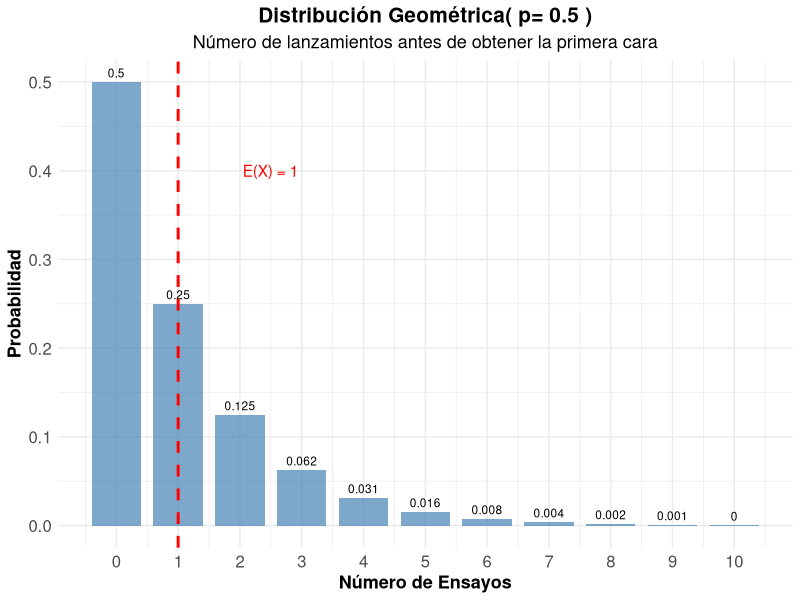
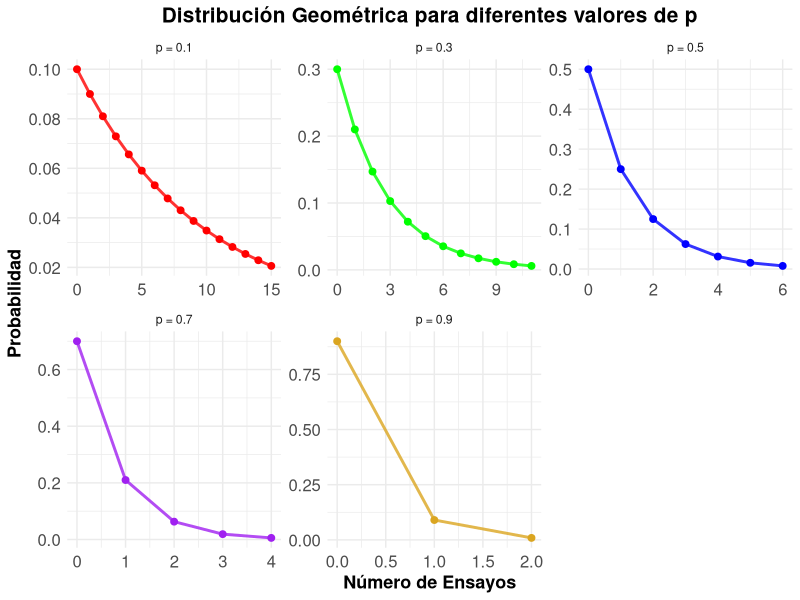
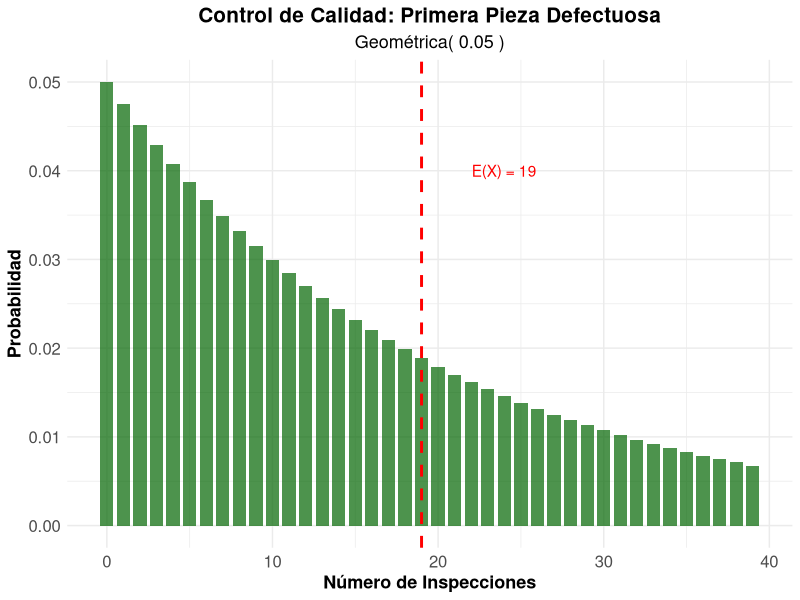
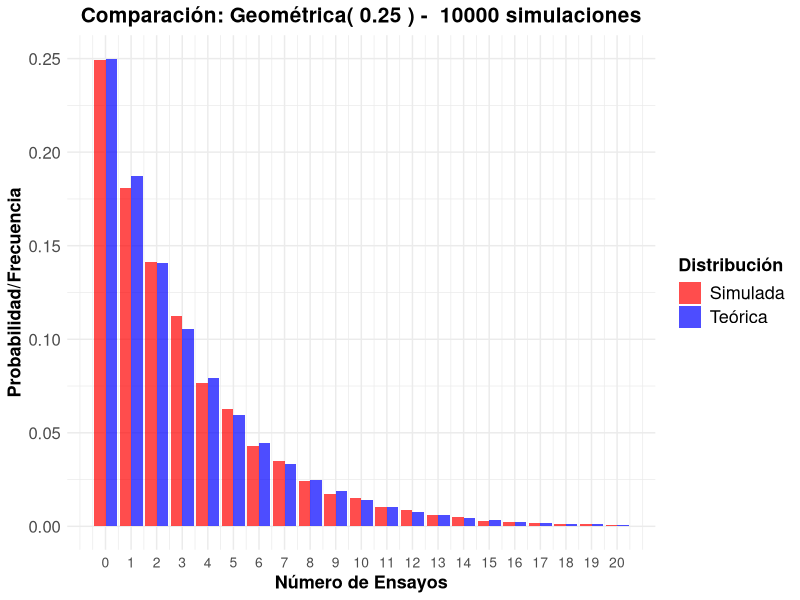
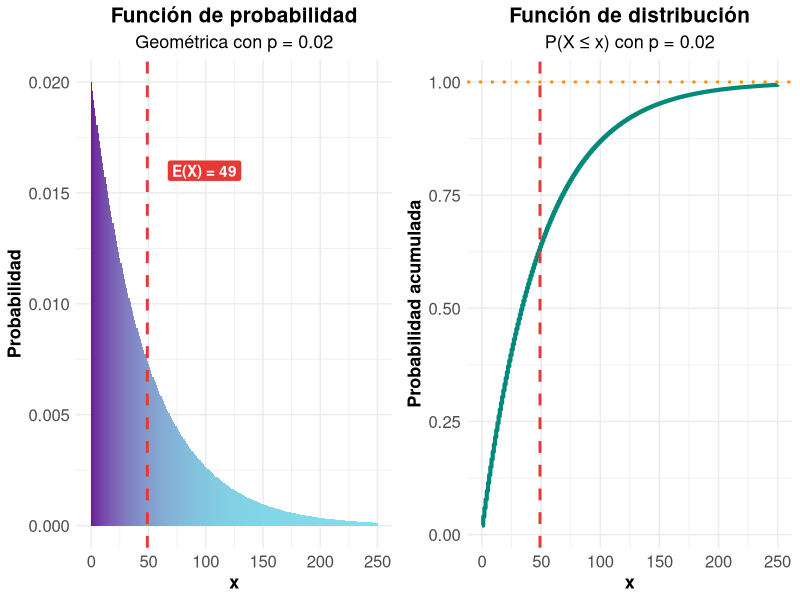
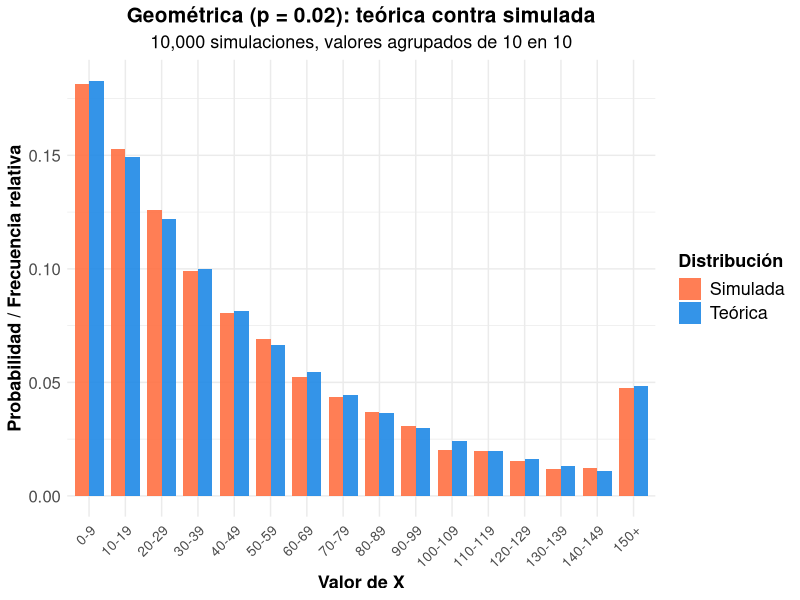
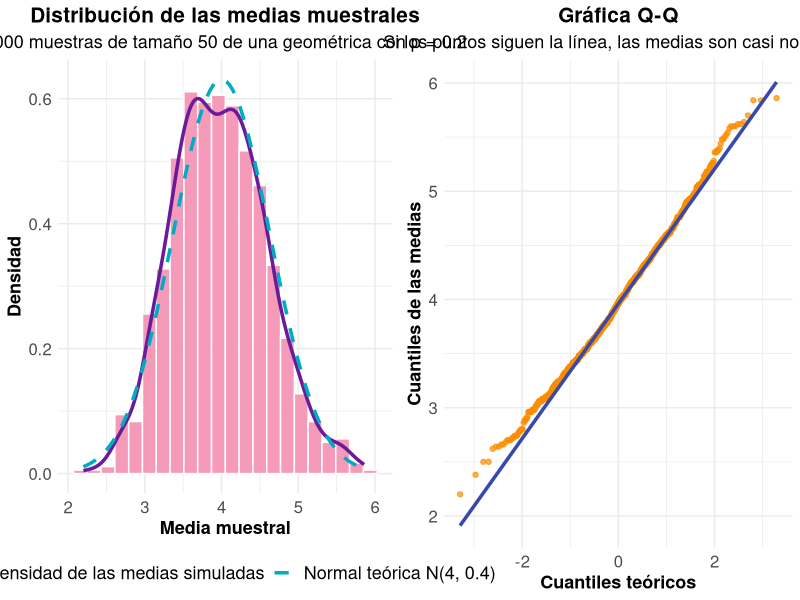

Source code (R) for these figures, in order:
## ---- chunk 1
#| label: setup
#| include: false

library(tidyverse)
library(kableExtra)
library(gridExtra)
library(tidyr)
## ---- chunk 2
#| label: moneda-geometrica
#| code-fold: true

# Parámetro
p_cara <- 0.5

# Calcular probabilidades para los primeros 11 ensayos
k_moneda <- 0:10
# Prefijo d (density) sufijo es el de la va
prob_geometrica <- dgeom(k_moneda , p_cara)  

# Crear tabla
geometrica_moneda <- data.frame(
  Ensayo = k_moneda,
  Probabilidad = prob_geometrica,
  Prob_Acumulada = pgeom(k_moneda, p_cara)
)

kable(geometrica_moneda, 
      caption = "Distribución Geométrica - Primera cara (p = 0.5)",
      digits = 4,
      col.names = c("Ensayo", "P(X = x)", "P(X ≤ x)")) %>%
  kable_styling(bootstrap_options = "striped")

# Parámetros estadísticos
media_moneda <- (1-p_cara) / p_cara
varianza_moneda <- (1 - p_cara) / (p_cara^2)
desv_std_moneda <- sqrt(varianza_moneda)


cat("Media (ensayos esperados):", media_moneda, "\n")
cat("Varianza:", varianza_moneda, "\n")
cat("Desviación estándar:", round(desv_std_moneda, 4), "\n")

## ---- chunk 3
#| code-fold: true
#| fig-align: center


#| label: grafico-geometrica-basico
#| fig-cap: "Distribución Geométrica - Primera cara en lanzamiento de moneda"
ggplot(geometrica_moneda, aes(x = Ensayo, y = Probabilidad)) +
  geom_col(fill = "steelblue", alpha = 0.7, width = 0.8) +
  geom_text(aes(label = round(Probabilidad, 3)), vjust = -0.5, size = 3) +
  geom_vline(xintercept = media_moneda, color = "red", linetype = "dashed", linewidth = 1) +
  annotate("text", x = media_moneda + 1.5, y = max(prob_geometrica) * 0.8, 
           label = paste("E(X) =", media_moneda), color = "red") +
  scale_x_continuous(breaks = k_moneda) +
  labs(title = paste("Distribución Geométrica( p=", p_cara, ")"),
       subtitle = "Número de lanzamientos antes de obtener la primera cara",
       x = "Número de Ensayos",
       y = "Probabilidad") +
  theme_minimal() +
  theme(
    legend.title = element_text(size=13, face="bold"),
    legend.text = element_text(size=13),
    plot.title = element_text(size=15, face="bold", hjust = 0.5),
    plot.subtitle = element_text(size=13, hjust = 0.5),
    axis.text.x=element_text(size=12),
    axis.text.y=element_text(size=12),
    axis.title.x = element_text(face="bold", size=13),
    axis.title.y = element_text(face="bold", size=13)
    # panel.grid.major.y = element_line(color = "#ECF0F1", linewidth = 0.5,
    #   linetype = "dashed"),
    # panel.grid.minor.y = element_blank(),
    # panel.grid.major.x = element_blank(),
    # panel.background = element_rect(fill = "#FAFAFA", color = NA),
    # plot.background = element_rect(fill = "white", color = NA)
  )
## ---- chunk 4
#| label: diferentes-p
#| code-fold: true


# Diferentes probabilidades de éxito
p_values <- c(0.1, 0.3, 0.5, 0.7, 0.9)
k_max <- 15

# Crear data frame para comparación
geometrica_comp <- data.frame()
for(p in p_values) {
  k_vals <- 0:k_max
  probs <- dgeom(k_vals, p)  
  
  temp_data <- data.frame(
    p_label = paste("p =", p),
    k = k_vals,
    probabilidad = probs,
    media = (1-p)/p,
    varianza = (1-p)/(p^2)
  )
  geometrica_comp <- rbind(geometrica_comp, temp_data)
}

# Tabla de parámetros
parametros_comp <- data.frame(
  p = p_values,
  Media = (1-p_values)/p_values,
  Varianza = (1-p_values)/(p_values^2),
  Desv_Std = sqrt((1-p_values)/(p_values^2))
)

kable(parametros_comp, 
      caption = "Parámetros de la distribución geométrica para diferentes valores de p",
      digits = 4,
      col.names = c("p", "Media", "Varianza", "Desv. Std")) |> 
  kable_styling(bootstrap_options = "striped")
## ---- chunk 5
#| label: grafico-diferentes-p
#| code-fold: true
#| fig-align: center
#| fig-cap: "Distribución Geométrica para diferentes valores de p"
# Filtrar para mejor visualización
geometrica_filtered <- geometrica_comp[geometrica_comp$probabilidad > 0.005, ]

ggplot(geometrica_filtered, aes(x = k, y = probabilidad, color = p_label)) +
  geom_line(linewidth = 1, alpha = 0.8, show.legend = FALSE) +
  geom_point(size = 2, show.legend = FALSE) +
  scale_color_manual(values = c("red", "green", "blue", "purple", "goldenrod")) +
  facet_wrap(~p_label, scales = "free") +
  labs(title = "Distribución Geométrica para diferentes valores de p",
       x = "Número de Ensayos",
       y = "Probabilidad",
       color = "Parámetro") +
  theme_minimal() +
  theme(
    legend.title = element_text(size=13, face="bold"),
    legend.text = element_text(size=13),
    plot.title = element_text(size=15, face="bold", hjust = 0.5),
    plot.subtitle = element_text(size=13, hjust = 0.5),
    axis.text.x=element_text(size=12),
    axis.text.y=element_text(size=12),
    axis.title.x = element_text(face="bold", size=13),
    axis.title.y = element_text(face="bold", size=13)
    # panel.grid.major.y = element_line(color = "#ECF0F1", linewidth = 0.5,
    #   linetype = "dashed"),
    # panel.grid.minor.y = element_blank(),
    # panel.grid.major.x = element_blank(),
    # panel.background = element_rect(fill = "#FAFAFA", color = NA),
    # plot.background = element_rect(fill = "white", color = NA)
  )
## ---- chunk 6
#| label: falta-memoria
#| code-fold: true

# Demostración de la propiedad de falta de memoria
p_mem <- 0.3
s <- 5
t <- 3

# P(X >= s + t)
prob_s_t <- 1 - pgeom(s + t-1, p_mem)  

# P(X >= s) 
prob_s <- 1- pgeom(s-1, p_mem)

# P(X >= t) 
prob_t <- 1- pgeom(t-1, p_mem)

# P(X >= s + t | X >= s) = P(X >= s + t) / P(X >= s)
prob_condicional <- prob_s_t / prob_s

cat("Demostración de la Propiedad de Falta de Memoria:\n")
cat("Parámetros: p =", p_mem, ", s =", s, ", t =", t, "\n\n")
cat("P(X  ≥", s+t, ") =", round(prob_s_t, 6), "\n")
cat("P(X  ≥", s, ") =", round(prob_s, 6), "\n")
cat("P(X  ≥", t, ") =", round(prob_t, 6), "\n\n")
cat("P(X  ≥", s+t, "| X  ≥", s, ") =", round(prob_condicional, 6), "\n")
cat("P(X  ≥", t, ") =", round(prob_t, 6), "\n\n")
cat("¿Son iguales?", abs(prob_condicional - prob_t) < 1e-10, "\n")
## ---- chunk 7
#| label: control-calidad-geometrica
#| code-fold: true
#| fig-align: center
# Parámetros
p_defecto_geom <- 0.05

# Parámetros estadísticos
media_defecto <- (1-p_defecto_geom) / p_defecto_geom
varianza_defecto <- (1 - p_defecto_geom) / (p_defecto_geom^2)
desv_std_defecto <- sqrt(varianza_defecto)

cat("Control de Calidad - Primera pieza defectuosa:\n")
cat("Probabilidad de defecto por pieza:", p_defecto_geom, "\n")
cat("Número esperado de inspecciones:", media_defecto, "\n")
cat("Desviación estándar:", round(desv_std_defecto, 2), "\n\n")

# Probabilidades específicas
k_calidad <- 0:50
prob_calidad <- dgeom(k_calidad, p_defecto_geom)

# Preguntas de interés
prob_primera_10 <- sum(prob_calidad[1:10])
prob_mas_20 <- 1 - sum(prob_calidad[1:20])
prob_entre_10_30 <- sum(prob_calidad[10:30])

cat("Probabilidades de interés:\n")
cat("P(primera defectuosa en ≤ 10 inspecciones):", round(prob_primera_10, 4), "\n")
cat("P(primera defectuosa en > 20 inspecciones):", round(prob_mas_20, 4), "\n")
cat("P(primera defectuosa entre 10 y 30 inspecciones):", round(prob_entre_10_30, 4), "\n")



# Visualización
calidad_data <- data.frame(
  k = k_calidad[1:40],
  probabilidad = prob_calidad[1:40]
)

ggplot(calidad_data, aes(x = k, y = probabilidad)) +
  geom_col(fill = "darkgreen", alpha = 0.7, width = 0.8) +
  geom_vline(xintercept = media_defecto, color = "red", linetype = "dashed", linewidth = 1) +
  annotate("text", x = media_defecto + 5, y = max(prob_calidad) * 0.8, 
           label = paste("E(X) =", media_defecto), color = "red") +
  labs(title = "Control de Calidad: Primera Pieza Defectuosa",
       subtitle = paste("Geométrica(", p_defecto_geom, ")"),
       x = "Número de Inspecciones",
       y = "Probabilidad") +
  theme_minimal() +
  theme(
    legend.title = element_text(size=13, face="bold"),
    legend.text = element_text(size=13),
    legend.position = "bottom",
    plot.title = element_text(size=15, face="bold", hjust = 0.5),
    plot.subtitle = element_text(size=13, hjust = 0.5),
    axis.text.x=element_text(size=12),
    axis.text.y=element_text(size=12),
    axis.title.x = element_text(face="bold", size=13),
    axis.title.y = element_text(face="bold", size=13)
    # panel.grid.major.y = element_line(color = "#ECF0F1", linewidth = 0.5,
    #   linetype = "dashed"),
    # panel.grid.minor.y = element_blank(),
    # panel.grid.major.x = element_blank(),
    # panel.background = element_rect(fill = "#FAFAFA", color = NA),
    # plot.background = element_rect(fill = "white", color = NA)
  )
## ---- chunk 8
#| label: simulacion-geometrica
#| code-fold: true

p_sim <- 0.25
n_sim <- 10000

# Generar datos geométricos 
datos_geom <- rgeom(n_sim, p_sim) 

# Estadísticas observadas
media_obs <- mean(datos_geom)
var_obs <- var(datos_geom)
desv_obs <- sd(datos_geom)

# Valores teóricos
media_teo <- (1-p_sim) / p_sim
var_teo <- (1 - p_sim) / (p_sim^2)
desv_teo <- sqrt(var_teo)

cat("Simulación Geométrica (p =", p_sim, "):\n")
cat("Simulaciones:", n_sim, "\n\n")
cat("Media teórica:", media_teo, "| Media observada:", round(media_obs, 4), "\n")
cat("Varianza teórica:", var_teo, "| Varianza observada:", round(var_obs, 4), "\n")
cat("Desv. Std teórica:", round(desv_teo, 4), "| Desv. Std observada:", round(desv_obs, 4), "\n")

# Comparar distribuciones
freq_obs <- table(datos_geom[datos_geom <= 20]) / n_sim
k_comp <- as.numeric(names(freq_obs))
prob_teo <- dgeom(k_comp, p_sim)

comparacion_sim <- data.frame(
  k = k_comp,
  Freq_Observada = as.numeric(freq_obs),
  Prob_Teorica = prob_teo,
  Diferencia = abs(as.numeric(freq_obs) - prob_teo)
)

kable(head(comparacion_sim, 12), 
      caption = "Comparación frecuencias observadas vs probabilidades teóricas",
      digits = 4,
      col.names = c("k", "Freq. Observada", "Prob. Teórica", "Diferencia")) %>%
  kable_styling(bootstrap_options = "striped")
## ---- chunk 9
#| code-fold: true
#| fig-align: center

comp_sim_long <- comparacion_sim |> 
  pivot_longer(cols = c("Freq_Observada", "Prob_Teorica"), 
               names_to = "Tipo", values_to = "Valor") |> 
  mutate(Tipo = recode(Tipo, 
                       "Freq_Observada" = "Simulada", 
                       "Prob_Teorica" = "Teórica"))




ggplot(comp_sim_long, aes(x = k, y = Valor, fill = Tipo)) +
  geom_col(position = "dodge", alpha = 0.7) +
  scale_fill_manual(values = c("Teórica" = "blue", "Simulada" = "red")) +
  scale_x_continuous(breaks = seq(0, 20, by = 1)) +
  labs(title = paste("Comparación: Geométrica(", p_sim, ") - ", n_sim, "simulaciones"),
       x = "Número de Ensayos",
       y = "Probabilidad/Frecuencia",
       fill = "Distribución") +
  theme_minimal() +
  theme(
    legend.title = element_text(size=13, face="bold"),
    legend.text = element_text(size=13),
    plot.title = element_text(size=15, face="bold", hjust = 0.5),
    plot.subtitle = element_text(size=13, hjust = 0.5),
    axis.text.x=element_text(size=10),
    axis.text.y=element_text(size=12),
    axis.title.x = element_text(face="bold", size=13),
    axis.title.y = element_text(face="bold", size=13)
    # panel.grid.major.y = element_line(color = "#ECF0F1", linewidth = 0.5,
    #   linetype = "dashed"),
    # panel.grid.minor.y = element_blank(),
    # panel.grid.major.x = element_blank(),
    # panel.background = element_rect(fill = "#FAFAFA", color = NA),
    # plot.background = element_rect(fill = "white", color = NA)
  )

## ---- chunk 10
#| label: sol-tema
#| include: false

# Tema común para las gráficas de los ejercicios
tema_ej <- theme_minimal() +
  theme(
    legend.title = element_text(size=13, face="bold"),
    legend.text = element_text(size=13),
    plot.title = element_text(size=15, face="bold", hjust = 0.5),
    plot.subtitle = element_text(size=13, hjust = 0.5),
    axis.text.x=element_text(size=12),
    axis.text.y=element_text(size=12),
    axis.title.x = element_text(face="bold", size=13),
    axis.title.y = element_text(face="bold", size=13)
  )

# Ancho de barra para los histogramas de medias muestrales.
# Las medias de n enteros avanzan de 1/n en 1/n, así que se usa un múltiplo
# impar de 1/n para que las barras no queden con huecos.
ancho_hist <- function(medias, n, barras = 25) {
  paso <- 1 / n
  m <- ceiling(diff(range(medias)) / barras / paso)
  if (m %% 2 == 0) m <- m + 1
  m * paso
}
## ---- chunk 11
#| label: sol-geom1-a
#| fig-align: center
#| fig-width: 11
#| fig-height: 4.5

p_g <- 0.02
media_g <- (1 - p_g) / p_g
k_g <- 0:250

df_g <- data.frame(k = k_g, prob = dgeom(k_g, p_g), acum = pgeom(k_g, p_g))

g_prob <- ggplot(df_g, aes(x = k, y = prob, fill = prob)) +
  geom_col(width = 1) +
  scale_fill_gradient(low = "#80DEEA", high = "#6A1B9A", guide = "none") +
  geom_vline(xintercept = media_g, color = "#E53935", linetype = "dashed", linewidth = 1) +
  annotate("label", x = media_g + 50, y = max(df_g$prob) * 0.8,
           label = paste("E(X) =", media_g), fill = "#E53935", color = "white", fontface = "bold") +
  labs(title = "Función de probabilidad", subtitle = "Geométrica con p = 0.02",
       x = "x", y = "Probabilidad") +
  tema_ej

g_acum <- ggplot(df_g, aes(x = k, y = acum)) +
  geom_step(color = "#00897B", linewidth = 1.4) +
  geom_hline(yintercept = 1, color = "#FB8C00", linetype = "dotted", linewidth = 1) +
  geom_vline(xintercept = media_g, color = "#E53935", linetype = "dashed", linewidth = 1) +
  labs(title = "Función de distribución", subtitle = "P(X ≤ x) con p = 0.02",
       x = "x", y = "Probabilidad acumulada") +
  tema_ej

grid.arrange(g_prob, g_acum, ncol = 2)
## ---- chunk 12
#| label: sol-geom1-b

var_g <- (1 - p_g) / p_g^2
desv_g <- sqrt(var_g)

data.frame(
  Medida = c("Esperanza: E(X) = (1-p)/p", "Varianza: Var(X) = (1-p)/p²", "Desviación estándar"),
  Valor = c(media_g, var_g, desv_g)
) |>
  kable(digits = 4, caption = "Valores teóricos de la geométrica con p = 0.02") |>
  kable_styling(bootstrap_options = "striped")
## ---- chunk 13
#| label: sol-geom1-c
#| fig-align: center

set.seed(2026)
n_sim_g <- 10000
sim_g <- rgeom(n_sim_g, p_g)

data.frame(
  Medida = c("Media", "Varianza", "Desviación estándar"),
  Teórico = c(media_g, var_g, desv_g),
  Simulado = c(mean(sim_g), var(sim_g), sd(sim_g))
) |>
  kable(digits = 4, caption = "Valores teóricos contra valores simulados") |>
  kable_styling(bootstrap_options = "striped")

data.frame(
  Evento = c("P(X ≤ 20)", "P(X ≤ 49)", "P(X ≥ 100)"),
  Teórica = c(pgeom(20, p_g), pgeom(49, p_g), 1 - pgeom(99, p_g)),
  Simulada = c(mean(sim_g <= 20), mean(sim_g <= 49), mean(sim_g >= 100))
) |>
  kable(digits = 4, caption = "Algunas probabilidades: teóricas contra simuladas") |>
  kable_styling(bootstrap_options = "striped")

# Para comparar las distribuciones se agrupan los valores de 10 en 10
limites <- seq(0, 150, by = 10)
etiquetas <- c(paste0(seq(0, 140, by = 10), "-", seq(9, 149, by = 10)), "150+")

grupo_sim <- cut(sim_g, breaks = c(limites, Inf), right = FALSE, labels = etiquetas)
freq_grupos <- as.numeric(table(grupo_sim)) / n_sim_g
prob_grupos <- c(pgeom(limites[-1] - 1, p_g) - pgeom(limites[-length(limites)] - 1, p_g),
                 1 - pgeom(149, p_g))

df_grupos <- data.frame(
  grupo = factor(rep(etiquetas, 2), levels = etiquetas),
  prob = c(prob_grupos, freq_grupos),
  tipo = rep(c("Teórica", "Simulada"), each = length(etiquetas))
)

ggplot(df_grupos, aes(x = grupo, y = prob, fill = tipo)) +
  geom_col(position = "dodge", width = 0.8, alpha = 0.9) +
  scale_fill_manual(values = c("Teórica" = "#1E88E5", "Simulada" = "#FF7043")) +
  labs(title = "Geométrica (p = 0.02): teórica contra simulada",
       subtitle = "10,000 simulaciones, valores agrupados de 10 en 10",
       x = "Valor de X", y = "Probabilidad / Frecuencia relativa", fill = "Distribución") +
  tema_ej +
  theme(axis.text.x = element_text(angle = 45, hjust = 1, size = 10))
## ---- chunk 14
#| label: sol-geom1-d

# P(X >= k) = 1 - P(X <= k-1)
sobrevive <- function(k) 1 - pgeom(k - 1, p_g)

pares <- data.frame(s = c(30, 10), t = c(20, 50))
res_mem <- data.frame()

for (i in 1:nrow(pares)) {
  s_i <- pares$s[i]
  t_i <- pares$t[i]
  res_mem <- rbind(res_mem, data.frame(
    s = s_i, t = t_i,
    `P(X ≥ s+t | X ≥ s)` = sobrevive(s_i + t_i) / sobrevive(s_i),
    `P(X ≥ t)` = sobrevive(t_i),
    `Simulación: P(X ≥ s+t | X ≥ s)` = mean(sim_g[sim_g >= s_i] >= s_i + t_i),
    `Simulación: P(X ≥ t)` = mean(sim_g >= t_i),
    check.names = FALSE
  ))
}

kable(res_mem, digits = 4, caption = "Verificación de la falta de memoria (p = 0.02)") |>
  kable_styling(bootstrap_options = "striped")
## ---- chunk 15
#| label: sol-geom2-tcl
#| fig-align: center
#| fig-width: 11
#| fig-height: 5

set.seed(2026)
k_tcl <- 1000
n_tcl <- 50
p_tcl <- 0.2

mu_g2 <- (1 - p_tcl) / p_tcl
var_g2 <- (1 - p_tcl) / p_tcl^2
sd_media_g2 <- sqrt(var_g2 / n_tcl)

medias_g2 <- replicate(k_tcl, mean(rgeom(n_tcl, p_tcl)))
df_g2 <- data.frame(medias = medias_g2)

g_hist_g2 <- ggplot(df_g2, aes(x = medias)) +
  geom_histogram(aes(y = after_stat(density)), binwidth = ancho_hist(medias_g2, n_tcl),
                 center = 0, fill = "#F48FB1", color = "white", alpha = 0.9) +
  geom_density(aes(color = "Densidad de las medias simuladas"), linewidth = 1.2) +
  stat_function(aes(color = "Normal teórica N(4, 0.4)"), fun = dnorm,
                args = list(mean = mu_g2, sd = sd_media_g2), linewidth = 1.2, linetype = "dashed") +
  scale_color_manual(values = c("Densidad de las medias simuladas" = "#6A1B9A",
                                "Normal teórica N(4, 0.4)" = "#00ACC1")) +
  labs(title = "Distribución de las medias muestrales",
       subtitle = "1000 muestras de tamaño 50 de una geométrica con p = 0.2",
       x = "Media muestral", y = "Densidad", color = NULL) +
  tema_ej +
  theme(legend.position = "bottom")

g_qq_g2 <- ggplot(df_g2, aes(sample = medias)) +
  stat_qq(color = "#FB8C00", alpha = 0.7) +
  stat_qq_line(color = "#3949AB", linewidth = 1.2) +
  labs(title = "Gráfica Q-Q",
       subtitle = "Si los puntos siguen la línea, las medias son casi normales",
       x = "Cuantiles teóricos", y = "Cuantiles de las medias") +
  tema_ej

grid.arrange(g_hist_g2, g_qq_g2, ncol = 2)

data.frame(
  Medida = c("Media de las medias", "Varianza de las medias", "Desviación estándar de las medias"),
  Teórico = c(mu_g2, var_g2 / n_tcl, sd_media_g2),
  Simulado = c(mean(medias_g2), var(medias_g2), sd(medias_g2))
) |>
  kable(digits = 4, caption = "Medias muestrales: valores teóricos contra simulados") |>
  kable_styling(bootstrap_options = "striped")
